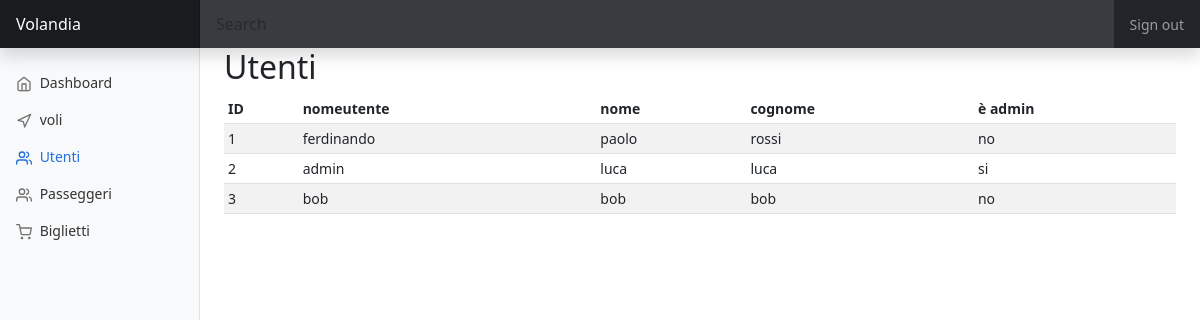
Screenshot of /elencobiglietti.php (signed in) with the database file from the repository.
### tables this page shows
CREATE TABLE `utenti` (
  `ID` int(11) NOT NULL,
  `nomeutente` varchar(20) NOT NULL,
  `nome` varchar(20) NOT NULL,
  `cognome` varchar(20) NOT NULL,
  `password` varchar(60) NOT NULL,
  `admin` tinyint(1) NOT NULL DEFAULT 0
);

### elencobiglietti.php (the view, shortened to what this page needs)
<!doctype html>
<html lang="en">
<head>
  <link href="https://cdn.jsdelivr.net/npm/bootstrap@5.3.0-alpha1/dist/css/bootstrap.min.css" rel="stylesheet" />
  <link href="styles/dashboard.css" rel="stylesheet">
</head>
<body>
  <header class="navbar navbar-dark sticky-top bg-dark flex-md-nowrap p-0 shadow">
    <a class="navbar-brand col-md-3 col-lg-2 me-0 px-3 fs-6" href="index.php">Volandia</a>
    <input class="form-control form-control-dark w-100 rounded-0 border-0" type="text" placeholder="Search" aria-label="Search">
    <div class="navbar-nav">
      <div class="nav-item text-nowrap">
        <a class="nav-link px-3" href="utils/logout.php">Sign out</a>
      </div>
    </div>
  </header>
  <div class="container-fluid">
    <div class="row">
      <nav id="sidebarMenu" class="col-md-3 col-lg-2 d-md-block bg-light sidebar collapse">
        <div class="position-sticky pt-3 sidebar-sticky">
          <ul class="nav flex-column">
            <li class="nav-item">
              <a class="nav-link" aria-current="page" href="pannellodicontrollo.php">
                <span data-feather="home" class="align-text-bottom"></span>
                Dashboard
              </a>
            </li>
            <li class="nav-item">
              <a class="nav-link" href="elencovoli.php">
                <span data-feather="navigation" class="align-text-bottom"></span>
                voli
              </a>
            </li>
            <li class="nav-item">
              <a class="nav-link active" href="elencoutenti.php">
                <span data-feather="users" class="align-text-bottom"></span>
                Utenti
              </a>
            </li>
            <li class="nav-item">
              <a class="nav-link" href="elencopasseggeri.php">
                <span data-feather="users" class="align-text-bottom"></span>
                Passeggeri
              </a>
            </li>
            <li class="nav-item">
              <a class="nav-link" href="#">
                <span data-feather="shopping-cart" class="align-text-bottom"></span>
                Biglietti
              </a>
            </li>
          </ul>
        </div>
      </nav>
      <main class="col-md-9 ms-sm-auto col-lg-10 px-md-4">
        <h2>Utenti</h2>
        <div class="table-responsive">
          <table class="table table-striped table-sm">
            <thead>
              <tr>
                <th scope="col">ID</th>
                <th scope="col">nomeutente</th>
                <th scope="col">nome</th>
                <th scope="col">cognome</th>
                <th scope="col">è admin</th>
              </tr>
            </thead>
            <tbody>
              <?php
              require_once "utils/connessione.php";
              $sql = "SELECT * FROM `utenti`";
              $statement = $db_connection->prepare($sql);
              $statement->execute();
              if ($statement->rowCount() > 0) {
                while ($row = $statement->fetch(PDO::FETCH_ASSOC)) {
                  echo '<tr >
        <td>' . $row["ID"] . '</td>
        <td>' . $row["nomeutente"] . '</td>
        <td>' . $row["nome"] . '</td>
        <td>' . $row["cognome"] . '</td>
        <td>' . ($row["admin"]?"si":"no") . '</td>
    </tr>';
                }
              }
              ?>
            </tbody>
          </table>
        </div>
      </main>
    </div>
  </div>
</body>
</html>

### styles/dashboard.css (style rules this page uses)
body { font-size: .875rem; }
.feather { width: 16px; height: 16px; }
.sidebar { position: fixed; top: 0; bottom: 0; left: 0; z-index: 100; padding: 48px 0 0; box-shadow: inset -1px 0 0 rgba(0, 0, 0, .1); }
.sidebar-sticky { height: calc(100vh - 48px); overflow-x: hidden; overflow-y: auto; }
.sidebar .nav-link { font-weight: 500; color: #333; }
.sidebar .nav-link .feather { margin-right: 4px; color: #727272; }
.sidebar .nav-link.active { color: #2470dc; }
.sidebar .nav-link:hover .feather, .sidebar .nav-link.active .feather { color: inherit; }
.navbar-brand { padding-top: .75rem; padding-bottom: .75rem; background-color: rgba(0, 0, 0, .25); box-shadow: inset -1px 0 0 rgba(0, 0, 0, .25); }
.navbar .form-control { padding: .75rem 1rem; }
.form-control-dark { color: #fff; background-color: rgba(255, 255, 255, .1); border-color: rgba(255, 255, 255, .1); }

### rows the page displays
utenti: ID "1", nomeutente "ferdinando", nome "paolo", cognome "rossi", admin "no"
utenti: ID "2", nomeutente "admin", nome "luca", cognome "luca", admin "si"
utenti: ID "3", nomeutente "bob", nome "bob", cognome "bob", admin "no"
